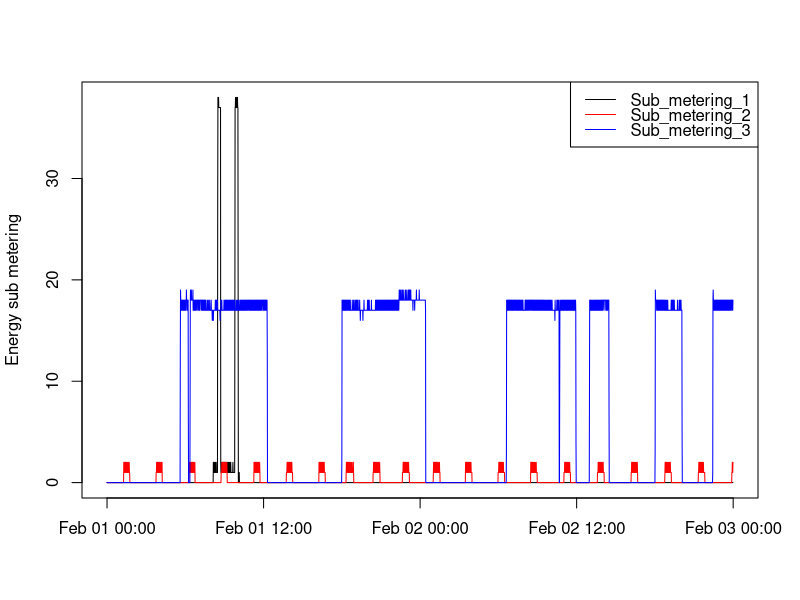

This figure's R source:
# Read the data, which has already been stripped to contain only
# the 1st and 2nd of February 2007, setting the separation 
# character as semicolon
data <- read.csv("01_02.csv", sep = ";", na.strings=c("?"))

# Combine date and time to a new variable
datetimes <- strptime(paste(data$Date, data$Time), format="%d/%m/%Y %H:%M:%S")

# Prepare the plot, but not showing the points
plot(datetimes, data$Sub_metering_1 , type="n", xlab="", ylab="Energy sub metering")

# Now add the lines for each sub metering
lines(datetimes, data$Sub_metering_1)
lines(datetimes, data$Sub_metering_2, col="red")
lines(datetimes, data$Sub_metering_3, col="blue")

# Add a legend
legend("topright", legend = c("Sub_metering_1","Sub_metering_2","Sub_metering_3"), 
       lwd=1, col=c("black","red","blue"), y.intersp=.75)
       
# Copy the plot to a PNG file
dev.copy(png, file = "plot3.png", width=480, height=480)
dev.off()